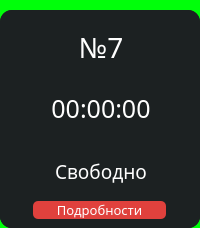
                  <widget class="QFrame" name="PC_7">
                   <property name="font">
                    <font>
                     <family>Montserrat Medium</family>
                    </font>
                   </property>
                   <property name="styleSheet">
                    <string notr="true">background-color: #00FF0A;
border-radius: 15px;</string>
                   </property>
                   <property name="frameShape">
                    <enum>QFrame::StyledPanel</enum>
                   </property>
                   <property name="frameShadow">
                    <enum>QFrame::Raised</enum>
                   </property>
                   <layout class="QVBoxLayout" name="verticalLayout_52">
                    <property name="spacing">
                     <number>0</number>
                    </property>
                    <property name="leftMargin">
                     <number>0</number>
                    </property>
                    <property name="topMargin">
                     <number>10</number>
                    </property>
                    <property name="rightMargin">
                     <number>0</number>
                    </property>
                    <property name="bottomMargin">
                     <number>0</number>
                    </property>
                    <item>
                     <widget class="QFrame" name="box_PC_7">
                      <property name="maximumSize">
                       <size>
                        <width>16777215</width>
                        <height>350</height>
                       </size>
                      </property>
                      <property name="styleSheet">
                       <string notr="true">background-color: rgb(28, 33, 34);
border-radius: 12px;</string>
                      </property>
                      <property name="frameShape">
                       <enum>QFrame::StyledPanel</enum>
                      </property>
                      <property name="frameShadow">
                       <enum>QFrame::Raised</enum>
                      </property>
                      <layout class="QVBoxLayout" name="verticalLayout_53">
                       <property name="spacing">
                        <number>0</number>
                       </property>
                       <property name="leftMargin">
                        <number>0</number>
                       </property>
                       <property name="topMargin">
                        <number>0</number>
                       </property>
                       <property name="rightMargin">
                        <number>0</number>
                       </property>
                       <property name="bottomMargin">
                        <number>0</number>
                       </property>
                       <item>
                        <widget class="QFrame" name="frame_16">
                         <property name="frameShape">
                          <enum>QFrame::StyledPanel</enum>
                         </property>
                         <property name="frameShadow">
                          <enum>QFrame::Raised</enum>
                         </property>
                         <layout class="QVBoxLayout" name="verticalLayout_54">
                          <property name="leftMargin">
                           <number>0</number>
                          </property>
                          <property name="rightMargin">
                           <number>0</number>
                          </property>
                          <item>
                           <widget class="QFrame" name="num_PC_7">
                            <property name="font">
                             <font>
                              <family>Montserrat Medium</family>
                             </font>
                            </property>
                            <property name="frameShape">
                             <enum>QFrame::StyledPanel</enum>
                            </property>
                            <property name="frameShadow">
                             <enum>QFrame::Raised</enum>
                            </property>
                            <layout class="QHBoxLayout" name="horizontalLayout_45">
                             <property name="leftMargin">
                              <number>11</number>
                             </property>
                             <item>
                              <widget class="QLabel" name="num_7">
                               <property name="font">
                                <font>
                                 <family>Montserrat Medium</family>
                                 <pointsize>-1</pointsize>
                                 <weight>7</weight>
                                 <italic>false</italic>
                                 <bold>false</bold>
                                </font>
                               </property>
                               <property name="layoutDirection">
                                <enum>Qt::LeftToRight</enum>
                               </property>
                               <property name="styleSheet">
                                <string notr="true">color: #fff; font-size: 28px;font: 57 28px &quot;Montserrat Medium&quot;;</string>
                               </property>
                               <property name="text">
                                <string>№7</string>
                               </property>
                               <property name="alignment">
                                <set>Qt::AlignCenter</set>
                               </property>
                              </widget>
                             </item>
                            </layout>
                           </widget>
                          </item>
                          <item>
                           <widget class="QFrame" name="timer_PC_7">
                            <property name="font">
                             <font>
                              <family>Montserrat Medium</family>
                             </font>
                            </property>
                            <property name="frameShape">
                             <enum>QFrame::StyledPanel</enum>
                            </property>
                            <property name="frameShadow">
                             <enum>QFrame::Raised</enum>
                            </property>
                            <layout class="QHBoxLayout" name="horizontalLayout_46">
                             <property name="leftMargin">
                              <number>11</number>
                             </property>
                             <item>
                              <widget class="QLabel" name="timer_7">
                               <property name="font">
                                <font>
                                 <family>Montserrat Medium</family>
                                 <pointsize>-1</pointsize>
                                 <weight>7</weight>
                                 <italic>false</italic>
                                 <bold>false</bold>
                                </font>
                               </property>
                               <property name="styleSheet">
                                <string notr="true">color: #fff; font-size: 25px; font: 57 25px &quot;Montserrat Medium&quot;;</string>
                               </property>
                               <property name="text">
                                <string>00:00:00</string>
                               </property>
                               <property name="alignment">
                                <set>Qt::AlignCenter</set>
                               </property>
                              </widget>
                             </item>
                            </layout>
                           </widget>
                          </item>
                          <item>
                           <widget class="QFrame" name="line_7">
                            <property name="maximumSize">
                             <size>
                              <width>200</width>
                              <height>2</height>
                             </size>
                            </property>
                            <property name="styleSheet">
                             <string notr="true">background-color: #7B7B7B;</string>
                            </property>
                            <property name="frameShape">
                             <enum>QFrame::StyledPanel</enum>
                            </property>
                            <property name="frameShadow">
                             <enum>QFrame::Raised</enum>
                            </property>
                           </widget>
                          </item>
                         </layout>
                        </widget>
                       </item>
                       <item>
                        <widget class="QFrame" name="frame_15">
                         <property name="maximumSize">
                          <size>
                           <width>16777215</width>
                           <height>150</height>
                          </size>
                         </property>
                         <property name="frameShape">
                          <enum>QFrame::StyledPanel</enum>
                         </property>
                         <property name="frameShadow">
                          <enum>QFrame::Raised</enum>
                         </property>
                         <layout class="QVBoxLayout" name="verticalLayout_55">
                          <property name="spacing">
                           <number>0</number>
                          </property>
                          <property name="leftMargin">
                           <number>0</number>
                          </property>
                          <property name="topMargin">
                           <number>0</number>
                          </property>
                          <property name="rightMargin">
                           <number>0</number>
                          </property>
                          <property name="bottomMargin">
                           <number>0</number>
                          </property>
                          <item>
                           <widget class="QFrame" name="info_PC_7">
                            <property name="maximumSize">
                             <size>
                              <width>16777215</width>
                              <height>42</height>
                             </size>
                            </property>
                            <property name="font">
                             <font>
                              <family>Montserrat Medium</family>
                             </font>
                            </property>
                            <property name="frameShape">
                             <enum>QFrame::StyledPanel</enum>
                            </property>
                            <property name="frameShadow">
                             <enum>QFrame::Raised</enum>
                            </property>
                            <layout class="QHBoxLayout" name="horizontalLayout_47">
                             <property name="leftMargin">
                              <number>11</number>
                             </property>
                             <item>
                              <widget class="QLabel" name="info_7">
                               <property name="font">
                                <font>
                                 <family>Montserrat Medium</family>
                                 <pointsize>-1</pointsize>
                                 <weight>7</weight>
                                 <italic>false</italic>
                                 <bold>false</bold>
                                </font>
                               </property>
                               <property name="styleSheet">
                                <string notr="true">color: #fff; font-size: 19px;
font: 57 19px &quot;Montserrat Medium&quot;;</string>
                               </property>
                               <property name="text">
                                <string>Свободно</string>
                               </property>
                               <property name="alignment">
                                <set>Qt::AlignCenter</set>
                               </property>
                              </widget>
                             </item>
                            </layout>
                           </widget>
                          </item>
                          <item>
                           <widget class="QFrame" name="btn_details_7">
                            <property name="maximumSize">
                             <size>
                              <width>16777215</width>
                              <height>60</height>
                             </size>
                            </property>
                            <property name="frameShape">
                             <enum>QFrame::StyledPanel</enum>
                            </property>
                            <property name="frameShadow">
                             <enum>QFrame::Raised</enum>
                            </property>
                            <layout class="QHBoxLayout" name="horizontalLayout_48">
                             <item>
                              <widget class="QPushButton" name="details_7">
                               <property name="maximumSize">
                                <size>
                                 <width>133</width>
                                 <height>40</height>
                                </size>
                               </property>
                               <property name="font">
                                <font>
                                 <family>Montserrat Medium</family>
                                 <pointsize>10</pointsize>
                                 <weight>7</weight>
                                 <italic>false</italic>
                                 <bold>false</bold>
                                </font>
                               </property>
                               <property name="styleSheet">
                                <string notr="true">QPushButton{
background-color: rgb(224, 65, 61);
color: #fff;
border-radius: 5px;
font: 57 10pt &quot;Montserrat Medium&quot;;
}

QPushButton:hover{
background-color: rgb(204, 5, 0);
}</string>
                               </property>
                               <property name="text">
                                <string>Подробности</string>
                               </property>
                              </widget>
                             </item>
                            </layout>
                           </widget>
                          </item>
                         </layout>
                        </widget>
                       </item>
                      </layout>
                     </widget>
                    </item>
                   </layout>
                  </widget>
